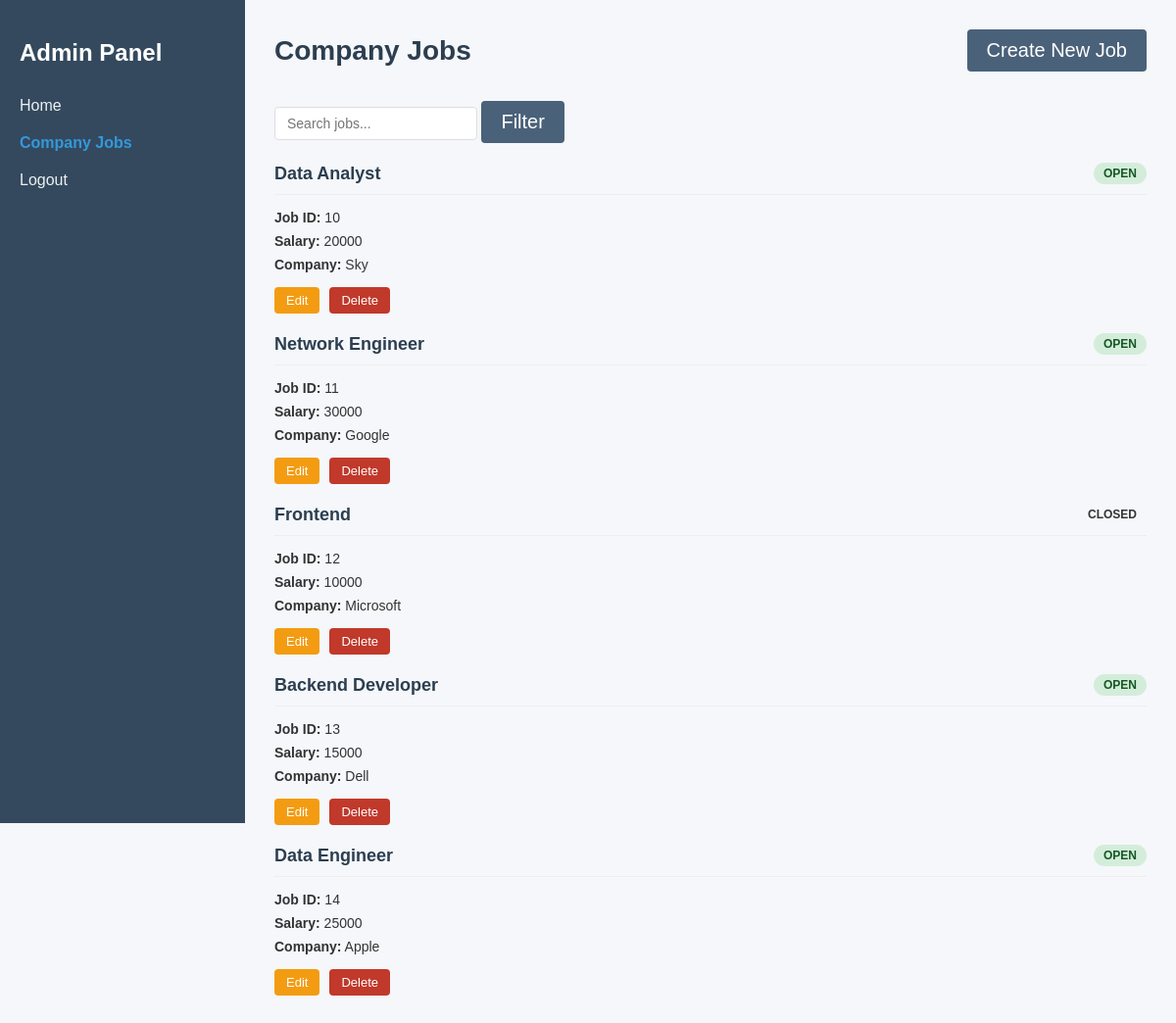
The app's page /jobs/admin-jobs/ (signed in) with its own data.
### jobs/models.py (models this page shows)
class Job(models.Model):
    STATUS_CHOICES = [
        ('open', 'Open'),
        ('close', 'Closed'),
    ]
    job_id = models.CharField(max_length=50, unique=True,default='default123')
    title = models.CharField(max_length=100)
    salary = models.IntegerField()
    company = models.CharField(max_length=100)
    status = models.CharField(max_length=10, choices=STATUS_CHOICES)
    def __str__(self):
        return self.title

### jobs/views.py (the view)
# urls.py: path('admin-jobs/', views.job_list, name='job_list'),
def job_list(request):
    search_query = request.GET.get('search', '')
    print("SEARCH QUERY:", search_query)
    if search_query:
        jobs = Job.objects.filter(title__icontains=search_query)
    else:
        jobs = Job.objects.all()
    print("JOBS:", jobs)
    return render(request, 'jobs/admin.html', {'jobs': jobs, 'search': search_query})

### jobs/templates/jobs/admin.html (shortened to what this page needs)
{% load static %}
<!DOCTYPE html>
<html>
<head>
    <link rel="stylesheet" href="{% static 'page4.css' %}">
</head>
<body>
    <div class="admin">
        <div class="navbar">
            <h2>Admin Panel</h2>
            <nav>
                <ul>
                    <li><a href="{% url 'home2' %}">Home</a></li>
                    <li class="active"><a href="{% url 'job_list' %}">Company Jobs</a></li>
                    {% if user.is_authenticated %}
                        <li><a href="{% url 'logout' %}" id="logout-link">Logout</a></li>
                    {% else %}
                        <li><a href="{% url 'login' %}" id="login-register-link">Login / Register</a></li>
                    {% endif %}
                </ul>
            </nav>
        </div>
        <main class="content">
            <header>
                <h1>Company Jobs</h1>
                <a href="{% url 'add_job' %}" class="bt">Create New Job</a>
            </header>
            <div class="filters">
              <form method="GET" action="{% url 'job_list' %}">
                    <input type="text" id="searchInput" name="search" placeholder="Search jobs..." value="{{ search }}">
                    <button type="submit" class="bt">Filter</button>
             </form>
            </div>
            <div class="list" id="jobs">
                {% for job in jobs %}
                <div class="job-item" id="job-{{ job.id }}">
                    <div class="job-header">
                        <h3>{{ job.title}}</h3>
                        <span class="status {{ job.status }}">{{ job.get_status_display }}</span>
                    </div>
                    <div class="job-details">
                        <p><strong>Job ID:</strong> {{ job.id }}</p>
                        <p><strong>Salary:</strong> {{ job.salary }}</p>
                        <p><strong>Company:</strong> {{ job.company }}</p>
                    </div>
                    <div class="job-actions">
                        <a href="{% url 'edit_job' job.id %}" class="bt btn-small edit">Edit</a>
                        <a href="#" onclick= "deleteJob('{{ job.id }}')" class="bt btn-small delete">Delete</a>
                    </div>
                </div>
                {% empty %}
                <p>No jobs found</p>
                {% endfor %}
            </div>
        </main>
    </div>
</body>
</html>

### jobs/static/page4.css (style rules this page uses)
* { margin: 0; padding: 0; font-family: sans-serif; }
body { background-color: #f5f7fa; color: #333; }
.admin { display: flex; }
.navbar h2 { padding: 20px 20px; border-bottom: 1px solid #34495e; }
.navbar ul li { padding: 10px 20px; }
.navbar ul li a { color: #ecf0f1; text-decoration: none; display: block; }
.navbar nav ul li.active a { color: #3498db; font-weight: bold; }
.content { flex: 1; padding: 30px; margin-left: 250px; width: calc(100% - 250px); }
header { display: flex; justify-content: space-between; align-items: center; margin-bottom: 30px; }
header h1 { font-size: 28px; color: #2c3e50; }
.bt { display: inline-block; padding: 10px 20px; background-color:#4a617a; color: white; text-decoration: none; border-radius: 4px; border: none; cursor: pointer; font-size: 20px; }
.btn-small { padding: 6px 12px; font-size: 13px; }
.edit { background-color: #f39c12; }
.delete { background-color: #e74c3c; }
.delete { background-color: #c0392b; }
.filters { display: flex; gap: 10px; margin-bottom: 20px; }
.filters select, .filters input { padding: 8px 12px; border: 1px solid #ddd; border-radius: 4px; font-size: 14px; flex: 1; max-width: 300px; }
.list { display: grid; gap: 20px; }
.job-header { display: flex; justify-content: space-between; align-items: center; margin-bottom: 15px; padding-bottom: 10px; border-bottom: 1px solid #eee; }
.job-header h3 { font-size: 18px; color: #2c3e50; }
.status { padding: 4px 10px; border-radius: 12px; font-size: 12px; font-weight: bold; text-transform: uppercase; }
.status.open { background-color: #d4edda; color: #155724; }
.job-details { margin-bottom: 15px; }
.job-details p { margin-bottom: 8px; font-size: 14px; }
.job-actions { display: flex; gap: 10px; }
.navbar { width: 250px; background-color: #34495e; color: white; padding: 20px 0; position: fixed; height: 100vh; overflow-y: auto; }

### records on screen
Job: title "Data Analyst", status "OPEN", id "10", salary "20000", company "Sky"
Job: title "Network Engineer", status "OPEN", id "11", salary "30000", company "Google"
Job: title "Frontend", status "CLOSED", id "12", salary "10000", company "Microsoft"
Job: title "Backend Developer", status "OPEN", id "13", salary "15000", company "Dell"
Job: title "Data Engineer", status "OPEN", id "14", salary "25000", company "Apple"
